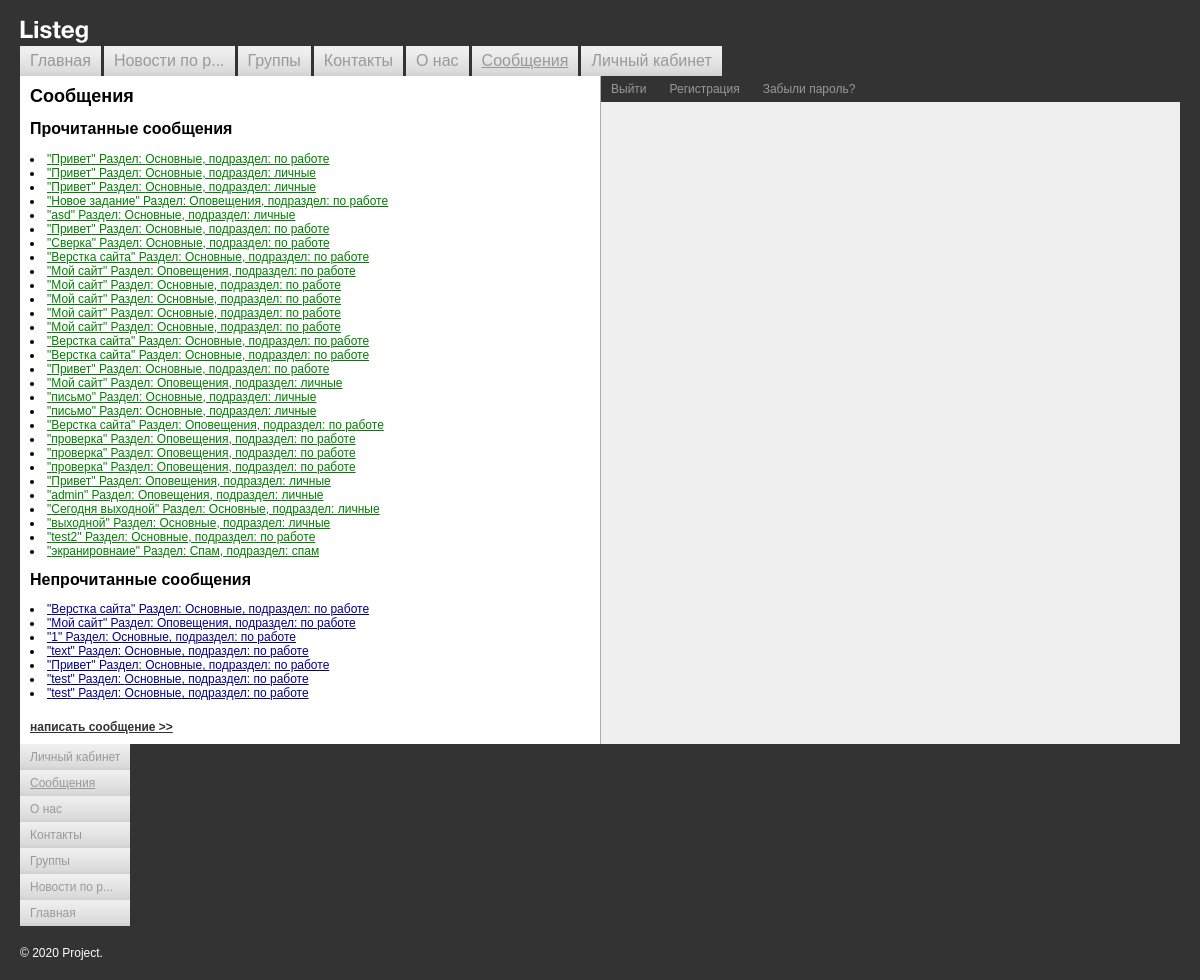
/posts/index.php (signed in), run on the app's committed database.
### tables this page shows
CREATE TABLE `messages` (
  `id` int(11) NOT NULL AUTO_INCREMENT,
  `title` varchar(255) NOT NULL,
  `text` varchar(255) NOT NULL,
  `time` varchar(255) NOT NULL,
  `sender` varchar(255) NOT NULL,
  `recipient` varchar(255) NOT NULL,
  `read` tinyint(1) NOT NULL,
  `sections_id` int(11) NOT NULL,
  `color_id` int(11) DEFAULT NULL,
  PRIMARY KEY (`id`),
  KEY `c_sections_id_idx` (`sections_id`),
  KEY `c_colors_id_idx` (`color_id`),
  KEY `c_colors_idx` (`color_id`),
  CONSTRAINT `c_color` FOREIGN KEY (`color_id`) REFERENCES `colors` (`id`) ON DELETE CASCADE ON UPDATE CASCADE,
  CONSTRAINT `c_sections_id` FOREIGN KEY (`sections_id`) REFERENCES `sections` (`id`) ON DELETE CASCADE ON UPDATE CASCADE
);

CREATE TABLE `sections` (
  `id` int(11) NOT NULL AUTO_INCREMENT,
  `parent_id` int(11) NOT NULL,
  `title` varchar(255) NOT NULL,
  `subtitle` varchar(255) DEFAULT NULL,
  `created_at` varchar(255) NOT NULL,
  `created_by` int(11) NOT NULL,
  PRIMARY KEY (`id`),
  KEY `c_user_idx` (`created_by`),
  CONSTRAINT `c_user` FOREIGN KEY (`created_by`) REFERENCES `users` (`id`)
);

### include/functions.php (the view, shortened to what this page needs)
<?php
function showMenu($mainMenu, $sort, $ulClass = 'main-menu')
{
    include $_SERVER['DOCUMENT_ROOT'] . '/template/template.php';
}
        ?> <option><?=$row['name']?></option>
        ?> <option style="color: #<?=$row['hex']?>"><?=$row['color'] ?></option> <?php
function getMessageList($connect, $condition) {
    $bd_messages = mysqli_query($connect,"SELECT m.id as id, m.title as messageTitle, s.title as sectionTitle, s.subtitle as subtitle from messages as m LEFT join sections as s on m.sections_id=s.id where m.read=$condition");
    while($row = mysqli_fetch_assoc($bd_messages)) { ?>
        <li class="text_green"><a href="/posts/post.php?id=<?=$row['id'] ?>">"<?=$row['messageTitle'] ?>" Раздел: <?=$row['sectionTitle'] ?>, подраздел: <?=$row['subtitle'] ?></a></li>
    <?php }
}
        $color_id = $row['color_id']; ?>

### styles.css (style rules this page uses)
body { background: #333333; padding: 20px; margin: 0; color: #fff; font-family: Arial, Helvetica, sans-serif; font-size: 12px; }
a { text-decoration: underline; color: #333; }
.text_green a { color: green; }
.text_blue a { color: darkblue; }

### data on the page
messages: title "Привет", sections.title "Основные", sections.subtitle "по работе"
messages: title "Привет", sections.title "Основные", sections.subtitle "личные"
messages: title "Привет", sections.title "Основные", sections.subtitle "личные"
messages: title "Новое задание", sections.title "Оповещения", sections.subtitle "по работе"
messages: title "asd", sections.title "Основные", sections.subtitle "личные"
messages: title "Привет", sections.title "Основные", sections.subtitle "по работе"
messages: title "Сверка", sections.title "Основные", sections.subtitle "по работе"
messages: title "Верстка сайта", sections.title "Основные", sections.subtitle "по работе"
messages: title "Мой сайт", sections.title "Оповещения", sections.subtitle "по работе"
messages: title "Мой сайт", sections.title "Основные", sections.subtitle "по работе"
messages: title "Мой сайт", sections.title "Основные", sections.subtitle "по работе"
messages: title "Мой сайт", sections.title "Основные", sections.subtitle "по работе"
messages: title "Мой сайт", sections.title "Основные", sections.subtitle "по работе"
messages: title "Верстка сайта", sections.title "Основные", sections.subtitle "по работе"
messages: title "Верстка сайта", sections.title "Основные", sections.subtitle "по работе"
messages: title "Привет", sections.title "Основные", sections.subtitle "по работе"
messages: title "Мой сайт", sections.title "Оповещения", sections.subtitle "личные"
messages: title "письмо", sections.title "Основные", sections.subtitle "личные"
messages: title "письмо", sections.title "Основные", sections.subtitle "личные"
messages: title "Верстка сайта", sections.title "Оповещения", sections.subtitle "по работе"
messages: title "проверка", sections.title "Оповещения", sections.subtitle "по работе"
messages: title "проверка", sections.title "Оповещения", sections.subtitle "по работе"
messages: title "проверка", sections.title "Оповещения", sections.subtitle "по работе"
messages: title "Привет", sections.title "Оповещения", sections.subtitle "личные"
messages: title "admin", sections.title "Оповещения", sections.subtitle "личные"
messages: title "Сегодня выходной", sections.title "Основные", sections.subtitle "личные"
messages: title "выходной", sections.title "Основные", sections.subtitle "личные"
messages: title "test2", sections.title "Основные", sections.subtitle "по работе"
messages: title "экранировнаие", sections.title "Спам", sections.subtitle "спам"
messages: title "Верстка сайта", sections.title "Основные", sections.subtitle "по работе"
messages: title "Мой сайт", sections.title "Оповещения", sections.subtitle "по работе"
messages: title "1", sections.title "Основные", sections.subtitle "по работе"
messages: title "text", sections.title "Основные", sections.subtitle "по работе"
messages: title "Привет", sections.title "Основные", sections.subtitle "по работе"
messages: title "test", sections.title "Основные", sections.subtitle "по работе"
messages: title "test", sections.title "Основные", sections.subtitle "по работе"

### other printed values
cutTitle($menuItem['title']) "Главная"
cutTitle($menuItem['title']) "Новости по р..."
cutTitle($menuItem['title']) "Группы"
cutTitle($menuItem['title']) "Контакты"
cutTitle($menuItem['title']) "О нас"
cutTitle($menuItem['title']) "Сообщения"
cutTitle($menuItem['title']) "Личный кабинет"
